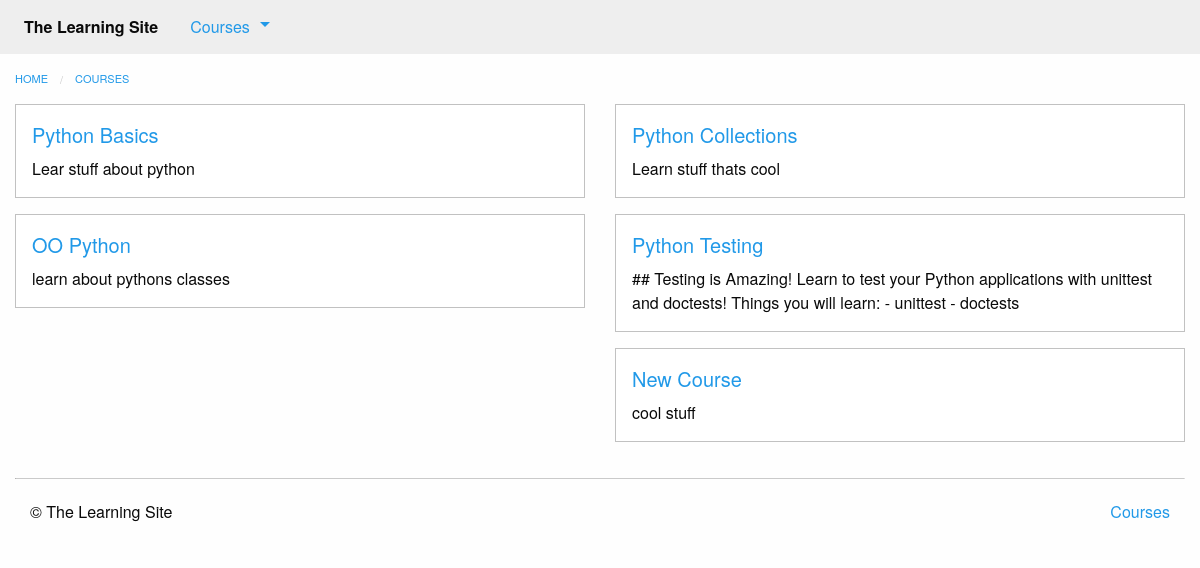
Page /courses/ on the committed database.
### courses/models.py (models this page shows, shortened)
class Course(models.Model):
    created_at = models.DateTimeField(auto_now_add=True)
    title = models.CharField(max_length=255)
    description = models.TextField()

### courses/views.py (the view)
# urls.py: path('', views.course_list, name='course_list'),
def course_list(request):
    courses = models.Course.objects.all()
    email = 'questsions@learning_site.com'
    return render(request, 'courses/course_list.html', {'courses': courses,
                                                        'email': email})

### courses/templatetags/course_extras.py (called while the page is built)
@register.inclusion_tag('courses/course_nav.html')
def nav_courses_list():
    courses = Course.objects.all()[:5]
    return {'courses': courses}

### courses/templates/courses/course_list.html (shortened to what this page needs)
{% extends "courses/layout.html" %}
{% block content %}
    <div class="row columns">
        {{ block.super }}
    </div>
    <div class="row">
        {%  for course in courses %}
            <div class="small-6 columns">
                <div class="callout">
                    <h5><a href="{% url 'courses:detail' pk=course.pk %}">{{ course.title }}</a></h5>
                    <div class="card-copy">
                        {{ course.description }}
                    </div>
                </div>
            </div>
            {% if forloop.counter|divisibleby:"2" %}
                </div>
                <div class="row">
            {% endif %}
        {% endfor %}
    </div>
{% endblock %}

### rows in the picture
Course: title "Python Basics", description "Lear stuff about python"
Course: title "Python Collections", description "Learn stuff thats cool"
Course: title "OO Python", description "learn about pythons classes"
Course: title "Python Testing", description "## Testing is Amazing! Learn to test your Python applications with unittest and doctests! Things you will learn: - unittest - doctests"
Course: title "New Course", description "cool stuff"
